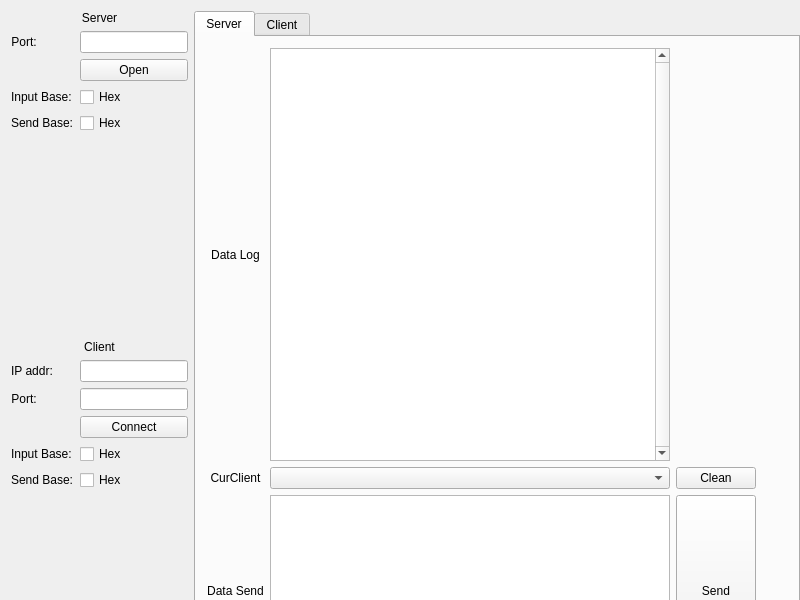
<?xml version="1.0" encoding="UTF-8"?>
<ui version="4.0">
 <class>BaseConversionClass</class>
 <widget class="QWidget" name="BaseConversionClass">
  <property name="geometry">
   <rect>
    <x>0</x>
    <y>0</y>
    <width>800</width>
    <height>600</height>
   </rect>
  </property>
  <property name="windowTitle">
   <string>BaseConversion</string>
  </property>
  <widget class="QWidget" name="horizontalLayoutWidget">
   <property name="geometry">
    <rect>
     <x>0</x>
     <y>0</y>
     <width>811</width>
     <height>701</height>
    </rect>
   </property>
   <layout class="QHBoxLayout" name="horizontalLayout" stretch="0,3">
    <item>
     <layout class="QGridLayout" name="gridLayoutConfig">
      <item row="0" column="0">
       <widget class="QLabel" name="label_11">
        <property name="text">
         <string>Server</string>
        </property>
        <property name="alignment">
         <set>Qt::AlignCenter</set>
        </property>
       </widget>
      </item>
      <item row="6" column="0">
       <widget class="QLabel" name="label_10">
        <property name="text">
         <string>Client</string>
        </property>
        <property name="alignment">
         <set>Qt::AlignCenter</set>
        </property>
       </widget>
      </item>
      <item row="7" column="0">
       <layout class="QFormLayout" name="formLayout">
        <item row="0" column="0">
         <widget class="QLabel" name="label_8">
          <property name="text">
           <string>IP addr:</string>
          </property>
          <property name="alignment">
           <set>Qt::AlignCenter</set>
          </property>
         </widget>
        </item>
        <item row="0" column="1">
         <widget class="QLineEdit" name="lineEditClientIP"/>
        </item>
        <item row="1" column="0">
         <widget class="QLabel" name="label_9">
          <property name="text">
           <string>Port:</string>
          </property>
          <property name="alignment">
           <set>Qt::AlignCenter</set>
          </property>
         </widget>
        </item>
        <item row="1" column="1">
         <widget class="QLineEdit" name="lineEditClientPort"/>
        </item>
        <item row="2" column="1">
         <widget class="QPushButton" name="pushButtonConnect">
          <property name="text">
           <string>Connect</string>
          </property>
         </widget>
        </item>
        <item row="3" column="0">
         <widget class="QLabel" name="label_12">
          <property name="text">
           <string>Input Base:</string>
          </property>
         </widget>
        </item>
        <item row="3" column="1">
         <widget class="QCheckBox" name="checkBoxInputHEXClient">
          <property name="text">
           <string>Hex</string>
          </property>
         </widget>
        </item>
        <item row="4" column="0">
         <widget class="QLabel" name="label_14">
          <property name="text">
           <string>Send Base:</string>
          </property>
         </widget>
        </item>
        <item row="4" column="1">
         <widget class="QCheckBox" name="checkBoxSendHEXClient">
          <property name="text">
           <string>Hex</string>
          </property>
         </widget>
        </item>
       </layout>
      </item>
      <item row="9" column="0">
       <spacer name="verticalSpacer_2">
        <property name="orientation">
         <enum>Qt::Vertical</enum>
        </property>
        <property name="sizeHint" stdset="0">
         <size>
          <width>20</width>
          <height>40</height>
         </size>
        </property>
       </spacer>
      </item>
      <item row="3" column="0">
       <layout class="QFormLayout" name="formLayout_5">
        <item row="1" column="0">
         <widget class="QLabel" name="label_7">
          <property name="text">
           <string>Port:</string>
          </property>
          <property name="alignment">
           <set>Qt::AlignCenter</set>
          </property>
         </widget>
        </item>
        <item row="1" column="1">
         <widget class="QLineEdit" name="lineEditServerPort"/>
        </item>
        <item row="2" column="1">
         <widget class="QPushButton" name="pushButtonOpen">
          <property name="text">
           <string>Open</string>
          </property>
         </widget>
        </item>
        <item row="3" column="0">
         <widget class="QLabel" name="label_6">
          <property name="text">
           <string>Input Base:</string>
          </property>
         </widget>
        </item>
        <item row="3" column="1">
         <widget class="QCheckBox" name="checkBoxInputHEXServer">
          <property name="text">
           <string>Hex</string>
          </property>
         </widget>
        </item>
        <item row="4" column="0">
         <widget class="QLabel" name="label_13">
          <property name="text">
           <string>Send Base:</string>
          </property>
         </widget>
        </item>
        <item row="4" column="1">
         <widget class="QCheckBox" name="checkBoxSendHEXServer">
          <property name="text">
           <string>Hex</string>
          </property>
         </widget>
        </item>
       </layout>
      </item>
      <item row="4" column="0">
       <spacer name="verticalSpacer">
        <property name="orientation">
         <enum>Qt::Vertical</enum>
        </property>
        <property name="sizeHint" stdset="0">
         <size>
          <width>20</width>
          <height>40</height>
         </size>
        </property>
       </spacer>
      </item>
     </layout>
    </item>
    <item>
     <widget class="QTabWidget" name="tabWidget">
      <property name="currentIndex">
       <number>0</number>
      </property>
      <widget class="QWidget" name="ServerWidget">
       <attribute name="title">
        <string>Server</string>
       </attribute>
       <widget class="QWidget" name="verticalLayoutWidget_3">
        <property name="geometry">
         <rect>
          <x>0</x>
          <y>0</y>
          <width>571</width>
          <height>661</height>
         </rect>
        </property>
        <layout class="QGridLayout" name="gridLayoutServer" rowstretch="0,3,0,0,0">
         <item row="1" column="1">
          <widget class="QPlainTextEdit" name="plainTextEditDataLogServer">
           <property name="verticalScrollBarPolicy">
            <enum>Qt::ScrollBarAlwaysOn</enum>
           </property>
           <property name="tabChangesFocus">
            <bool>true</bool>
           </property>
          </widget>
         </item>
         <item row="1" column="0">
          <widget class="QLabel" name="label_4">
           <property name="sizePolicy">
            <sizepolicy hsizetype="Preferred" vsizetype="Preferred">
             <horstretch>0</horstretch>
             <verstretch>0</verstretch>
            </sizepolicy>
           </property>
           <property name="text">
            <string>Data Log</string>
           </property>
           <property name="alignment">
            <set>Qt::AlignCenter</set>
           </property>
          </widget>
         </item>
         <item row="2" column="0">
          <widget class="QLabel" name="label_5">
           <property name="text">
            <string>CurClient</string>
           </property>
           <property name="alignment">
            <set>Qt::AlignCenter</set>
           </property>
          </widget>
         </item>
         <item row="4" column="1">
          <widget class="QPlainTextEdit" name="plainTextEditSendDataServer">
           <property name="tabChangesFocus">
            <bool>true</bool>
           </property>
          </widget>
         </item>
         <item row="2" column="2">
          <widget class="QPushButton" name="pushButtonCleanServerLog">
           <property name="text">
            <string>Clean</string>
           </property>
          </widget>
         </item>
         <item row="4" column="2">
          <widget class="QPushButton" name="pushButtonSendServer">
           <property name="sizePolicy">
            <sizepolicy hsizetype="Minimum" vsizetype="Expanding">
             <horstretch>0</horstretch>
             <verstretch>0</verstretch>
            </sizepolicy>
           </property>
           <property name="text">
            <string>Send</string>
           </property>
          </widget>
         </item>
         <item row="4" column="0">
          <widget class="QLabel" name="label_3">
           <property name="text">
            <string>Data Send</string>
           </property>
           <property name="alignment">
            <set>Qt::AlignCenter</set>
           </property>
          </widget>
         </item>
         <item row="2" column="1">
          <widget class="QComboBox" name="comboBoxAllClient"/>
         </item>
        </layout>
       </widget>
      </widget>
      <widget class="QWidget" name="ClientWidget">
       <attribute name="title">
        <string>Client</string>
       </attribute>
       <widget class="QWidget" name="verticalLayoutWidget_2">
        <property name="geometry">
         <rect>
          <x>0</x>
          <y>0</y>
          <width>571</width>
          <height>661</height>
         </rect>
        </property>
        <layout class="QGridLayout" name="gridLayoutClient" rowstretch="0,3,0,0,0">
         <item row="4" column="2">
          <widget class="QPushButton" name="pushButtonSendClient">
           <property name="sizePolicy">
            <sizepolicy hsizetype="Minimum" vsizetype="Expanding">
             <horstretch>0</horstretch>
             <verstretch>0</verstretch>
            </sizepolicy>
           </property>
           <property name="text">
            <string>Send</string>
           </property>
          </widget>
         </item>
         <item row="1" column="0">
          <widget class="QLabel" name="label_2">
           <property name="sizePolicy">
            <sizepolicy hsizetype="Preferred" vsizetype="Preferred">
             <horstretch>0</horstretch>
             <verstretch>0</verstretch>
            </sizepolicy>
           </property>
           <property name="text">
            <string>Data Log</string>
           </property>
           <property name="alignment">
            <set>Qt::AlignCenter</set>
           </property>
          </widget>
         </item>
         <item row="4" column="0">
          <widget class="QLabel" name="label">
           <property name="text">
            <string>Data Send</string>
           </property>
           <property name="alignment">
            <set>Qt::AlignCenter</set>
           </property>
          </widget>
         </item>
         <item row="4" column="1">
          <widget class="QPlainTextEdit" name="plainTextEditSendDataClient">
           <property name="tabChangesFocus">
            <bool>true</bool>
           </property>
          </widget>
         </item>
         <item row="1" column="1">
          <widget class="QPlainTextEdit" name="plainTextEditDataLogClient">
           <property name="verticalScrollBarPolicy">
            <enum>Qt::ScrollBarAlwaysOn</enum>
           </property>
           <property name="tabChangesFocus">
            <bool>true</bool>
           </property>
          </widget>
         </item>
         <item row="3" column="2">
          <widget class="QPushButton" name="pushButtonCleanClientLog">
           <property name="text">
            <string>Clean</string>
           </property>
          </widget>
         </item>
        </layout>
       </widget>
      </widget>
     </widget>
    </item>
   </layout>
  </widget>
 </widget>
 <layoutdefault spacing="6" margin="11"/>
 <resources>
  <include location="BaseConversion.qrc"/>
 </resources>
 <connections/>
</ui>
